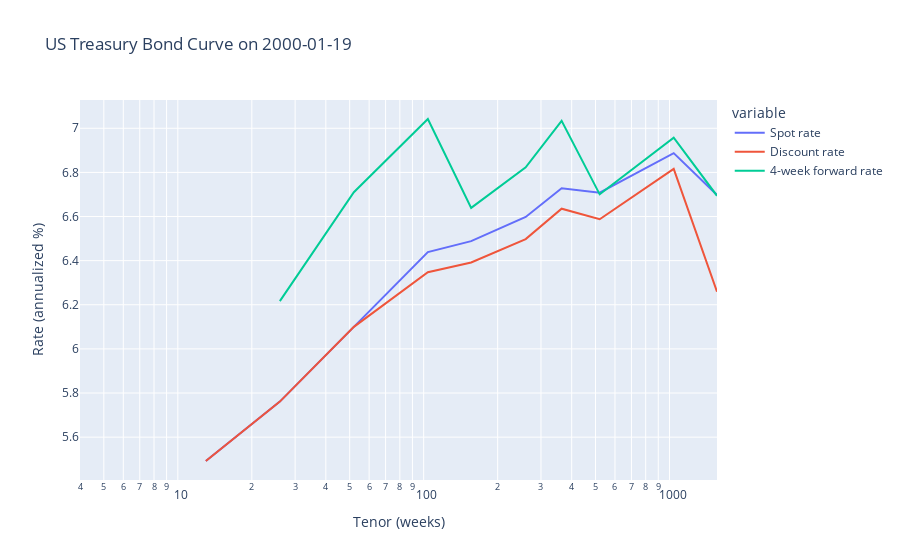

The cell this chart's notebook holds for it:
### Markdown cell above
Intuitively, the forward rate should look something like the derivative of the spot rate.

### Code cell
plot_yc('2000-01-19', log_x=True)

### Figure 1 — Plotly figure (JSON) as saved in the notebook; plotly's stock layout.template omitted (floating-point values rounded to 4 significant figures)
{"data": [{"hovertemplate": "variable=Spot rate<br>Tenor (weeks)=%{x}<br>Rate (annualized %)=%{y}<extra></extra>", "legendgroup": "Spot rate", "line": {"color": "#636efa", "dash": "solid"}, "marker": {"symbol": "circle"}, "mode": "lines", "name": "Spot rate", "orientation": "v", "showlegend": true, "type": "scatter", "x": [4, 13, 26, 52, 104, 156, 260, 364, 520, 1040, 1560], "xaxis": "x", "y": [null, 5.492, 5.761, 6.1, 6.439, 6.489, 6.598, 6.728, 6.708, 6.887, 6.698], "yaxis": "y"}, {"hovertemplate": "variable=Discount rate<br>Tenor (weeks)=%{x}<br>Rate (annualized %)=%{y}<extra></extra>", "legendgroup": "Discount rate", "line": {"color": "#EF553B", "dash": "solid"}, "marker": {"symbol": "circle"}, "mode": "lines", "name": "Discount rate", "orientation": "v", "showlegend": true, "type": "scatter", "x": [4, 13, 26, 52, 104, 156, 260, 364, 520, 1040, 1560], "xaxis": "x", "y": [null, 5.492, 5.761, 6.1, 6.348, 6.392, 6.498, 6.636, 6.588, 6.816, 6.259], "yaxis": "y"}, {"hovertemplate": "variable=4-week forward rate<br>Tenor (weeks)=%{x}<br>Rate (annualized %)=%{y}<extra></extra>", "legendgroup": "4-week forward rate", "line": {"color": "#00cc96", "dash": "solid"}, "marker": {"symbol": "circle"}, "mode": "lines", "name": "4-week forward rate", "orientation": "v", "showlegend": true, "type": "scatter", "x": [4, 13, 26, 52, 104, 156, 260, 364, 520, 1040, 1560], "xaxis": "x", "y": [null, null, 6.216, 6.71, 7.042, 6.639, 6.823, 7.034, 6.701, 6.957, 6.694], "yaxis": "y"}], "layout": {"autosize": true, "legend": {"title": {"text": "variable"}, "tracegroupgap": 0}, "title": {"text": "US Treasury Bond Curve on 2000-01-19"}, "xaxis": {"anchor": "y", "autorange": true, "domain": [0, 1], "range": [0.6021, 3.193], "title": {"text": "Tenor (weeks)"}, "type": "log"}, "yaxis": {"anchor": "x", "autorange": true, "domain": [0, 1], "range": [5.406, 7.128], "title": {"text": "Rate (annualized %)"}, "type": "linear"}}}
